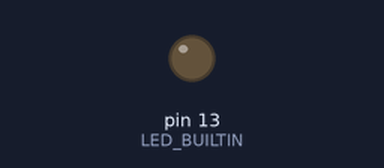
Bench run of a sketch on a simulated Arduino Uno, built with avr-gcc and run on an emulated ATmega328P. Parts: output pins drawn as LEDs (lit = HIGH). What the sketch prints to the serial monitor is not drawn.

Above: at 0.1 s.
At 0.6 s:
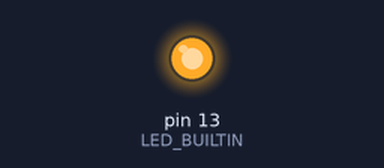
Timing chart, 0 to 12.0 s (numbered marks = the images above):
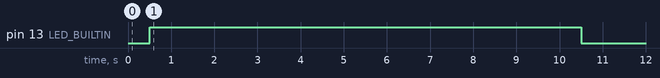

The sketch:

TestarLinha.ino
```cpp
#include <QTRSensors.h>

QTRSensors qtr;
const uint8_t SensorCount = 8;
uint16_t sensorValues[SensorCount];

void setup() {
  // put your setup code here, to run once:
  Serial.begin(9600);
  //Define o tipo de sensor segue linha (digital)
  qtr.setTypeRC();
  qtr.setSensorPins((const uint8_t[]){40, 38, 36, 34, 32, 30, 28, 26}, SensorCount);
  qtr.setEmitterPin(42);

  delay(500);
  pinMode(LED_BUILTIN, OUTPUT);
  digitalWrite(LED_BUILTIN, HIGH); // turn on Arduino's LED to indicate we are in calibration mode

  sensorCalibrate();
}

void loop() {
  // put your main code here, to run repeatedly:
  lineSensing();
}

void sensorCalibrate() {

 // 2.5 ms RC read timeout (default) * 10 reads per calibrate() call
  // = ~25 ms per calibrate() call.
  // Call calibrate() 400 times to make calibration take about 10 seconds.
  for (uint16_t i = 0; i < 400; i++)
  {
    qtr.calibrate();
  }
  digitalWrite(LED_BUILTIN, LOW); // turn off Arduino's LED to indicate we are through with calibration

  // print the calibration minimum values measured when emitters were on
  Serial.begin(9600);
  for (uint8_t i = 0; i < SensorCount; i++)
  {
    Serial.print(qtr.calibrationOn.minimum[i]);
    Serial.print(' ');
  }
  Serial.println();

  // print the calibration maximum values measured when emitters were on
  for (uint8_t i = 0; i < SensorCount; i++)
  {
    Serial.print(qtr.calibrationOn.maximum[i]);
    Serial.print(' ');
  }
  Serial.println();
  Serial.println();
  delay(1000);

}

void lineSensing() {

  // read calibrated sensor values and obtain a measure of the line position
  // from 0 to 5000 (for a white line, use readLineWhite() instead)
  uint16_t position = qtr.readLineBlack(sensorValues);

  // print the sensor values as numbers from 0 to 1000, where 0 means maximum
  // reflectance and 1000 means minimum reflectance, followed by the line
  // position
  for (uint8_t i = 0; i < SensorCount; i++)
  {
    Serial.print(sensorValues[i]);
    Serial.print('\t');
  }
  Serial.println(position);

  delay(250);

}
```
